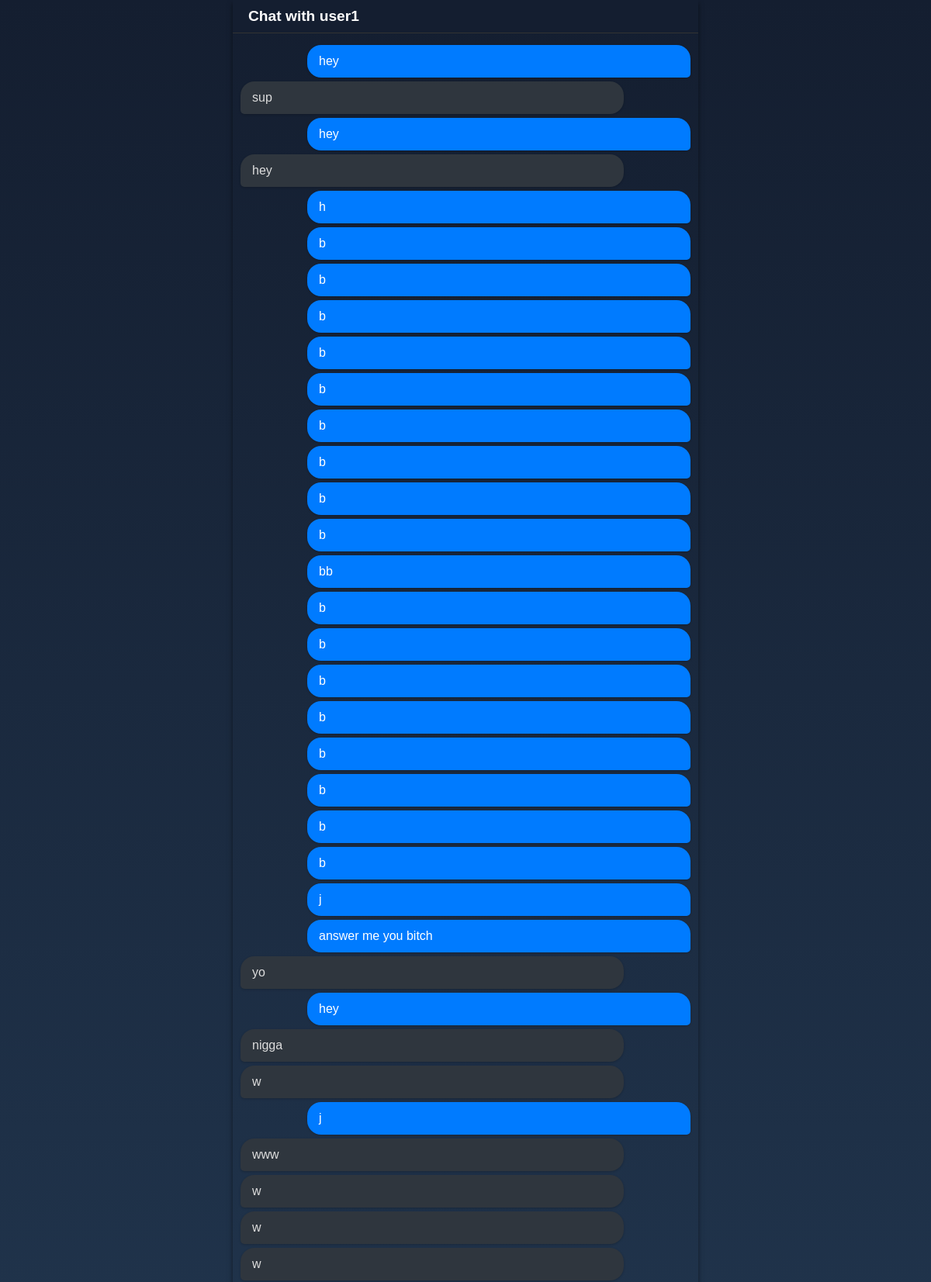
/chat/2 (signed in, upper part), run on the app's committed database.
### app.py (models this page shows)
class User(UserMixin, db.Model):
    id = db.Column(db.Integer, primary_key=True)
    username = db.Column(db.String(150), unique=True, nullable=False)
    password = db.Column(db.String(150), nullable=False)
    profile_photo = db.Column(db.String(150), default='default.jpg')

class Message(db.Model):
    id = db.Column(db.Integer, primary_key=True)
    sender_id = db.Column(db.Integer, db.ForeignKey('user.id'), nullable=False)
    recipient_id = db.Column(db.Integer, db.ForeignKey('user.id'), nullable=False)
    content = db.Column(db.String(1000), nullable=False)
    timestamp = db.Column(db.DateTime, default=datetime.utcnow)
    sender = db.relationship('User', foreign_keys=[sender_id], backref='sent_messages')
    recipient = db.relationship('User', foreign_keys=[recipient_id], backref='received_messages')

### app.py (the view, shortened to what this page needs)
@app.route('/chat/<int:user_id>', methods=['GET', 'POST'])
@login_required
def chat(user_id):
    other_user = User.query.get_or_404(user_id)
    messages = Message.query.filter(
        ((Message.sender_id == current_user.id) & (Message.recipient_id == user_id)) |
        ((Message.sender_id == user_id) & (Message.recipient_id == current_user.id))
    ).order_by(Message.timestamp).all()
    return render_template('chat.html', recipient=other_user, messages=messages)

### app.py (called while the page is built)
@login_manager.user_loader
def load_user(user_id):
    return User.query.get(int(user_id))

### templates/chat.html (shortened to what this page needs)
<!DOCTYPE html>
<html lang="en">
<head>
</head>
<body>
    <div class="chat-container">
        <div class="chat-header">
            Chat with {{ recipient.username }}
        </div>
        <div class="message-bubbles" id="message-bubbles">
            {% for message in messages %}
            <div class="bubble {{ 'sender' if message.sender_id == current_user.id else 'recipient' }}">
                {{ message.content }}
            </div>
            {% endfor %}
        </div>
    </div>
</body>
</html>

### templates/chat.html (style rules this page uses)
body { font-family: Arial, sans-serif; margin: 0; padding: 0; background: linear-gradient(to bottom, #141E30, #243B55); color: white; }
.chat-container { display: flex; flex-direction: column; height: 100vh; max-width: 600px; margin: auto; box-shadow: 0px 4px 6px rgba(0, 0, 0, 0.5); }
.chat-header { display: flex; align-items: center; justify-content: space-between; padding: 10px 20px; background-color: #141E30; border-bottom: 1px solid #333; font-size: 1.2rem; font-weight: bold; }
.message-bubbles { flex-grow: 1; overflow-y: auto; padding: 10px; }
.bubble { padding: 12px 15px; margin: 5px 0; border-radius: 18px; max-width: 80%; word-wrap: break-word; box-shadow: 0 1px 3px rgba(0, 0, 0, 0.2); }
.bubble.sender { background-color: #007BFF; color: white; margin-left: auto; text-align: left; border-bottom-right-radius: 5px; }
.bubble.recipient { background-color: #2F363E; color: #ddd; margin-right: auto; text-align: left; border-bottom-left-radius: 5px; }

### data on the page
User: username "user1"
Message: content "hey"
Message: content "sup"
Message: content "hey"
Message: content "hey"
Message: content "h"
Message: content "b"
Message: content "b"
Message: content "b"
Message: content "b"
Message: content "b"
Message: content "b"
Message: content "b"
Message: content "b"
Message: content "b"
Message: content "bb"
Message: content "b"
Message: content "b"
Message: content "b"
Message: content "b"
Message: content "b"
Message: content "b"
Message: content "b"
Message: content "b"
Message: content "j"
Message: content "answer me you bitch"
Message: content "yo"
Message: content "hey"
Message: content "nigga"
Message: content "w"
Message: content "j"
Message: content "www"
Message: content "w"
Message: content "w"
Message: content "w"
